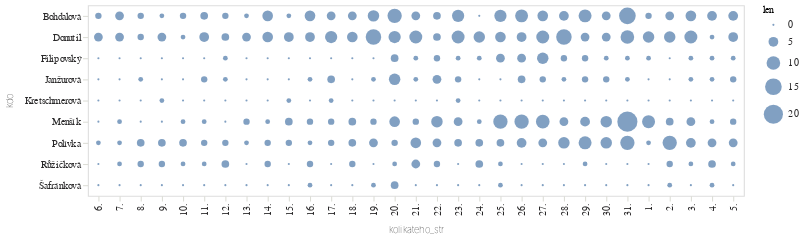

Write notebook code for a chart like this one.
### Code cell
do_grafu3 = pl.concat(
    [
        najdi_cloveka("Bohdalov","Bohdalová"),
        najdi_cloveka("Donutil","Donutil"),
        najdi_cloveka("Polívk","Polívka"),
        najdi_cloveka("Menšík","Menšík"),
        najdi_cloveka("Janžurov","Janžurová"),
        najdi_cloveka("Filipovs","Filipovský"),
        najdi_cloveka("Růžičkov","Růžičková"),
        najdi_cloveka("Kretschmerov","Kretschmerová"),
        najdi_cloveka("Šafránkov","Šafránková"),
    ]
)

alt.Chart(
    do_grafu3
).mark_circle(
).encode(
    alt.X("kolikateho_str:N",sort=poradi_dat),
    alt.Y("kdo:N"),
    alt.Size("len:Q")
)

### Figure 1 — Vega-Lite specification as saved in the notebook (floating-point values rounded to 4 significant figures; data arrays with more than 128 entries replaced by an {"elided": "..."} marker saying what was removed)
{"config": {"title": {"font": "Noticia Text", "fontSize": 11.5, "anchor": "start", "lineHeight": 19, "fontWeight": "bolder", "subtitleFont": "Noticia Text", "subtitleFontSize": 10, "subtitleLineHeight": 15, "subtitlePadding": 10, "dy": -10, "color": "#292829", "subtitleColor": "#292829"}, "axis": {"labelFont": "Asap", "titleFont": "Asap", "fontWeight": "lighter", "titleFontWeight": "lighter", "labelFontSize": 9, "titleFontSize": 9, "labelPadding": 2, "titlePadding": 9, "domainOpacity": 0, "tickColor": "#DCDDD6", "labelColor": "#292829"}, "legend": {"labelFont": "Asap", "labelFontWeight": "normal", "titleFont": "Asap", "titleFontWeight": "normal", "labelFontSize": 9, "titleFontSize": 9, "labelColor": "#292829"}}, "data": {"name": "data-e9a83cc05d307ff05c302c751587dd55"}, "mark": {"type": "circle"}, "encoding": {"size": {"field": "len", "type": "quantitative"}, "x": {"field": "kolikateho_str", "sort": ["6.", "7.", "8.", "9.", "10.", "11.", "12.", "13.", "14.", "15.", "16.", "17.", "18.", "19.", "20.", "21.", "22.", "23.", "24.", "25.", "26.", "27.", "28.", "29.", "30.", "31.", "1.", "2.", "3.", "4.", "5."], "type": "nominal"}, "y": {"field": "kdo", "type": "nominal"}}, "$schema": "https://vega.github.io/schema/vega-lite/v5.20.1.json", "datasets": {"data-e9a83cc05d307ff05c302c751587dd55": {"elided": "279 records"}}}
